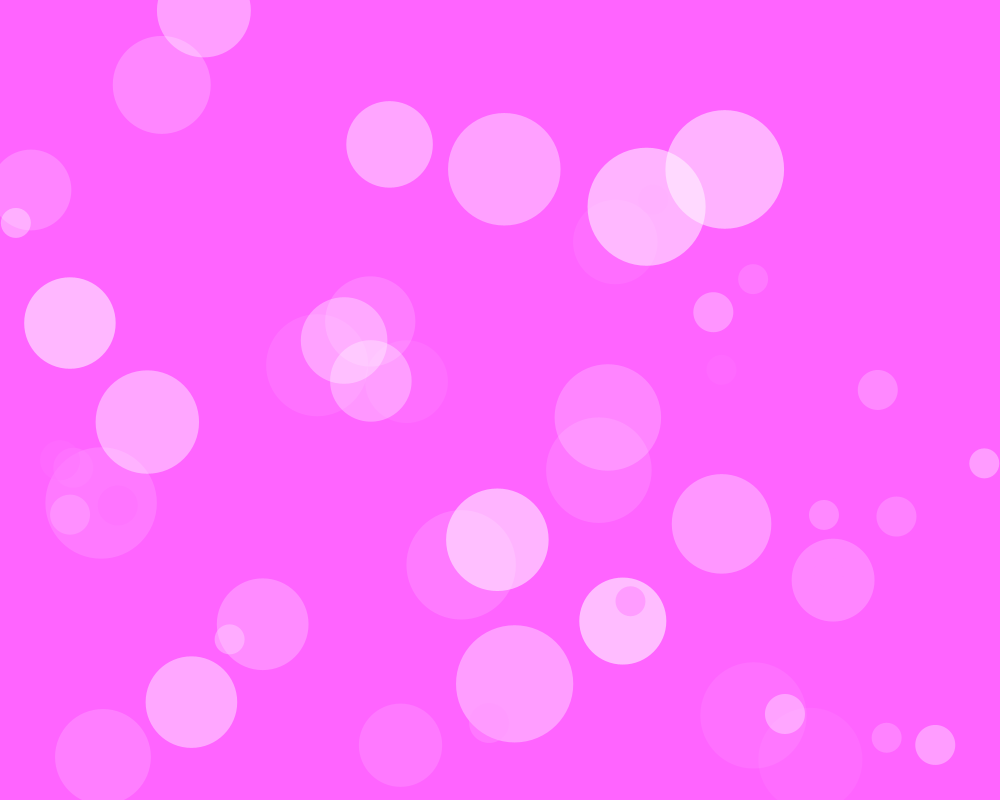
Frame 1 (no input)
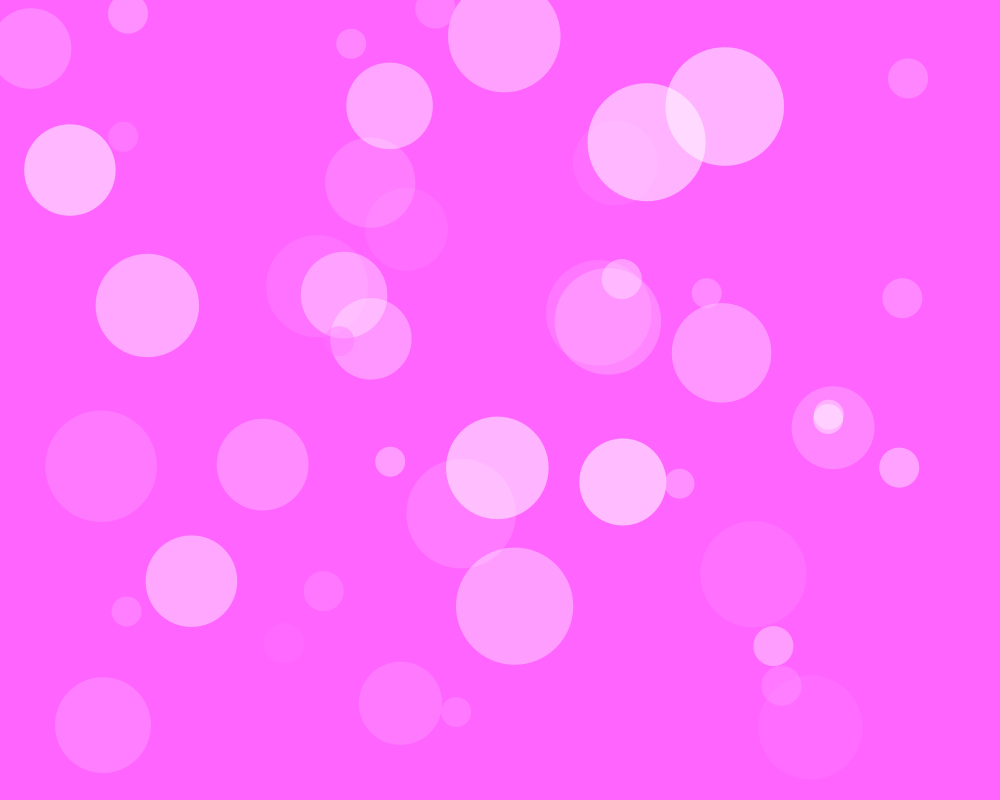
Frame 60 (the mouse pressed at the canvas centre just before this capture)
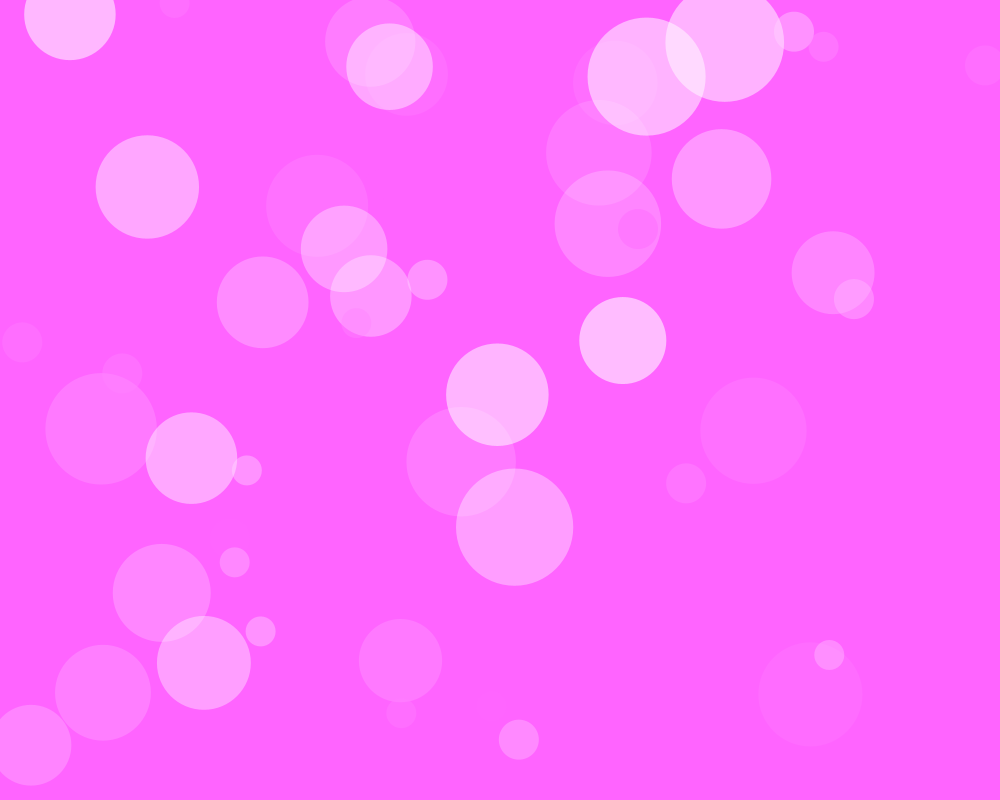
Frame 120 (the mouse held since frame 60 and released just before this capture)

The Processing sketch that drew these frames (run headless with seeded random() and noise(); from frame 60 on, the mouse is pressed at the canvas centre):

// Processing sketch: processing_34298
// ── processing_34298.pde

ColorSpot[] sp = new ColorSpot[30];

void setup() {
  size(1000, 800);
  noStroke();
  smooth();
  colorMode(RGB);
  background(150, 0, 150);

  for (int i = 0; i < sp.length; i++) {
    sp[i] = new ColorSpot(
    random(width), 
    random(height), 
    random(80, 120), 
    random(0.5, 3), 
    color(255,255,255,random(10,150)));
  }
}

void draw() {

  background(255, 100, 255);
  for (int i = 0; i < sp.length; i++) {
    sp[i].move();
    sp[i].display();
  }


  for (int i = 0; i < 10; i++) {
    fill(255, random(100, 255), 255, 100);
    noStroke();
    ellipse(random(width), random(height), 30, 30);
    ellipse(random(width), random(height), 40, 40);
  }
}


void mousePressed() {
  ellipse(mouseX, mouseY, 70, 70);
}

//Spotクラスを定義
class Spot {
  //属性を定義
  float x, y, diameter, speed; // x座標, y座標, 直径, 速さ

  //コンストラクタを定義
  Spot(float _x, float _y, float _diameter, float _speed) {
    x = _x;
    y = _y;
    diameter = _diameter;
    speed = _speed;
  }

  //移動するメソッドを定義
  void move() {
    y += -speed;
    if (y < -diameter) y = height + -diameter/2;
  }

  //表示するメソッドを定義
  void display() {
    ellipse(x, y, diameter, diameter);
  }
}

//Spotクラスを継承し、ColorSpotクラスを定義
class ColorSpot extends Spot {
  //属性を定義
  color col; // 色

  //コンストラクタを定義
  ColorSpot(float _x, float _y, float _diameter, float _speed, color _col) {
    super(_x, _y, _diameter, _speed); //親クラス(Spot)のコンストラクタを呼びだす
    col = _col;
  }

  //移動するメソッドを定義
  void move() {
    super.move(); //親クラス(Spot)のメソッドを呼びだす
  }

  //表示するメソッドを定義
  void display() {
    fill(col);
    super.display();
  }
}
                
                
